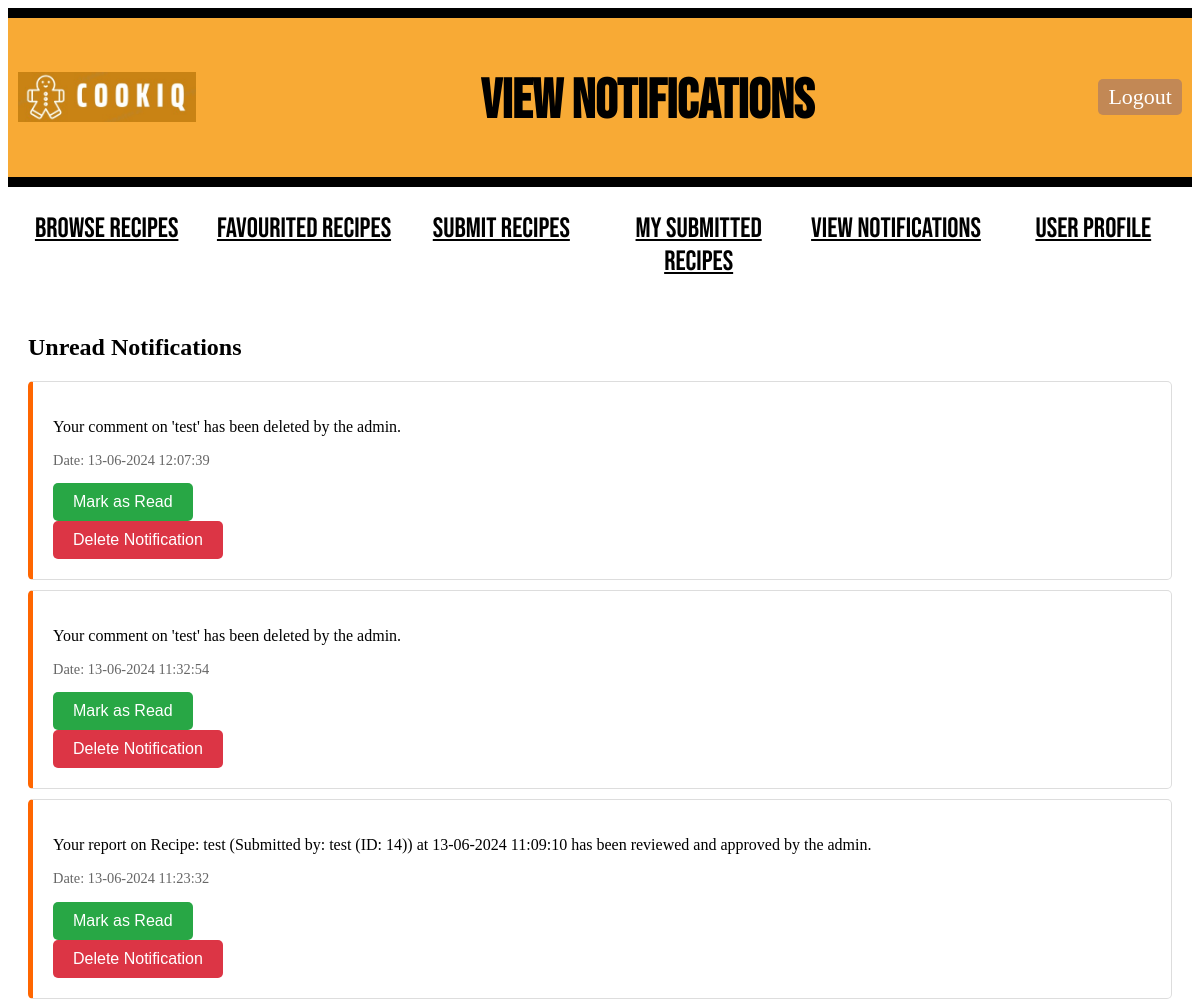
The app's page /user/1/notifications (signed in, upper part), older data.
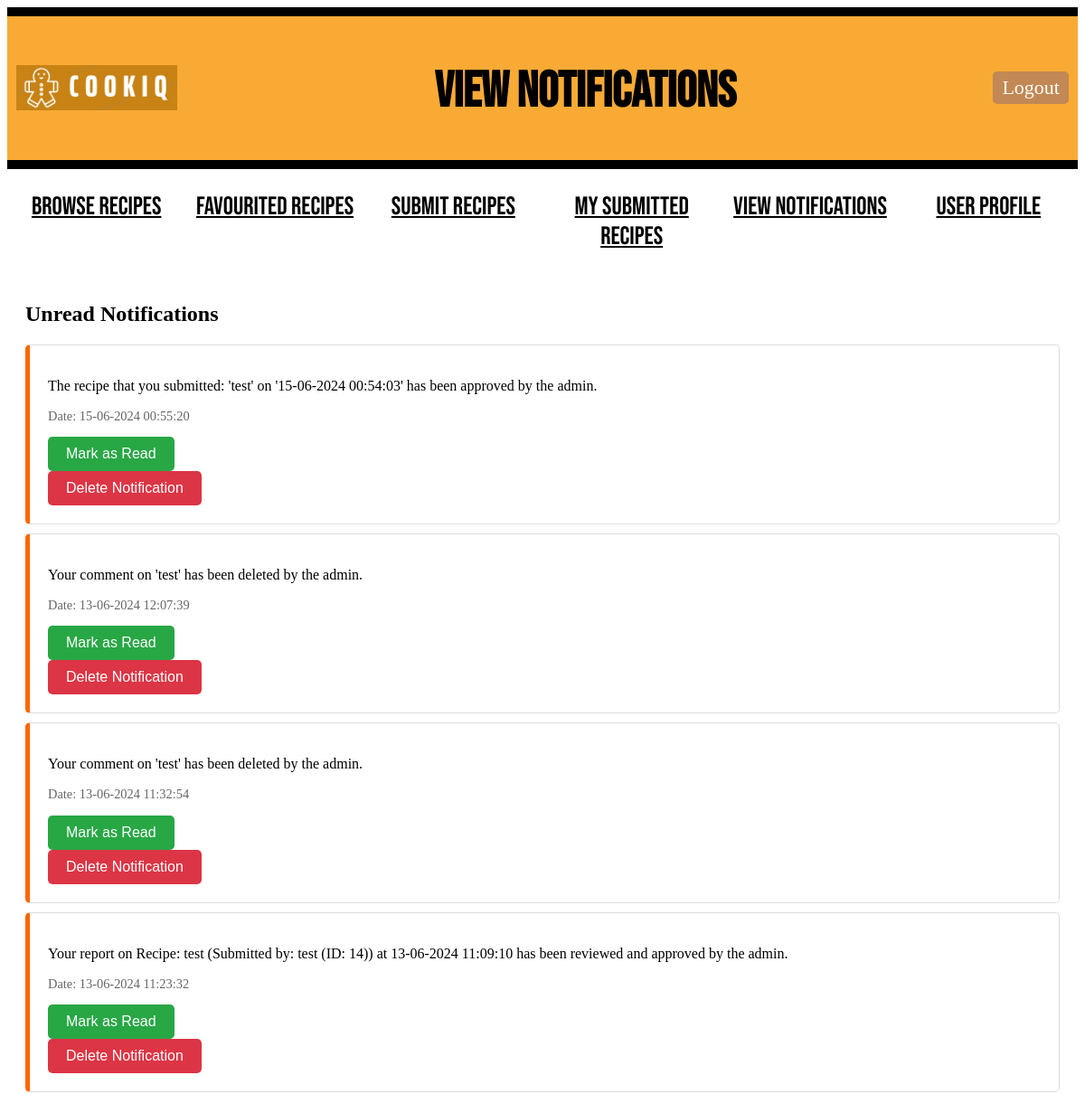
The same page, newer data.
### models.py (models this page shows)
class Notification(db.Model):
    id = db.Column(db.Integer, primary_key=True)
    user_id = db.Column(db.Integer, db.ForeignKey('user.id', name='fk_notification_user'), nullable=False)
    message = db.Column(db.String(255), nullable=False)
    timestamp = db.Column(db.DateTime(timezone=True), default=lambda: datetime.now(timezone('Asia/Kuala_Lumpur')))
    read = db.Column(db.Boolean, default=False)
    user = db.relationship('User', back_populates='notifications', overlaps="notifications,user_notifications")

### main.py (the view)
@app.route('/user/<int:user_id>/notifications')
def view_notifications(user_id):
    if "user_id" not in session or session["user_id"] != user_id:
        return redirect(url_for("login"))
    user = User.query.get_or_404(user_id)
    unread_notifications = Notification.query.filter_by(user_id=user_id, read=False).order_by(Notification.timestamp.desc()).all()
    read_notifications = Notification.query.filter_by(user_id=user_id, read=True).order_by(Notification.timestamp.desc()).all()
    return render_template('notifications.html', user=user, unread_notifications=unread_notifications, read_notifications=read_notifications)

### templates/notifications.html (shortened to what this page needs)
<!DOCTYPE html>
<html>
<head>
    <link rel="stylesheet" type="text/css" href="{{ url_for('static', filename='style.css') }}">
</head>
<body>
    <div class="header">
        <div class="logo-container">
            <img style="height: 50px; padding-bottom: 30px;" src="{{ url_for('static', filename='Logo_CookiQ.jpeg') }}" alt="Logo_CookiQ">
        </div>
        <h1 class="title">View Notifications</h1>
        <a href="{{ url_for('logout') }}" class="LogOutButton">Logout</a>
    </div>
    {% include '_flashes.html' %}
    <div class="classification">
        <ul>
            <li><a href="{{ url_for('browse_recipes', user_id=user.id) }}" class="nav-button">Browse Recipes</a></li>
            <li><a href="{{ url_for('favouritedrecipe', user_id=user.id) }}" class="nav-button">Favourited Recipes</a></li>
            <li><a href="{{ url_for('recipesubmission', user_id=user.id) }}" class="nav-button">Submit Recipes</a></li>
            <li><a href="{{ url_for('submitted_recipes', user_id=user.id) }}" class="nav-button">My Submitted Recipes</a></li>
            <li><a href="{{ url_for('view_notifications', user_id=user.id) }}" class="nav-button">View Notifications</a></li>
            <li><a href="{{ url_for('user_profile', user_id=user.id) }}" class="nav-button">User Profile</a></li>
        </ul>
    </div>
    <div class="notifications-container">
        <h2>Unread Notifications</h2>
        <ul class="notification-list">
            {% for notification in unread_notifications %}
            <li class="notification-item unread">
                <p>{{ notification.message }}</p>
                <p class="timestamp">Date: {{ notification.timestamp.strftime('%d-%m-%Y %H:%M:%S') }}</p>
                <div class="notification-actions">
                    <form action="{{ url_for('mark_notification_as_read', notification_id=notification.id, user_id=user.id) }}" method="POST">
                        <button type="submit" class="btn-mark-read">Mark as Read</button>
                    </form>
                    <form action="{{ url_for('delete_notification', user_id=user.id, notification_id=notification.id) }}" method="POST">
                        <button type="submit" class="btn-delete-notif" onclick="return confirm('Are you sure you want to delete this notification?')">Delete Notification</button>
                    </form>
                </div>
            </li>
            {% endfor %}
        </ul>
    </div>
</body>
</html>

### templates/_flashes.html (shortened to what this page needs)
<link rel="stylesheet" type="text/css" href="{{ url_for('static', filename='style.css') }}">

### static/style.css (style rules this page uses)
.header { display: flex; align-items: center; justify-content: space-between; background-color: #f8aa35; border-top: 10px solid #000; border-bottom: 10px solid #000; margin-bottom: 20px; padding: 5px 10px; }
.logo-container { display: flex; align-items: center; margin-top: 30px; }
.title { font-family: 'Bebas Neue', sans-serif; font-size: 55px; color: rgb(0, 0, 0); margin-top: 45px; }
.nav-button { border: none; color: rgb(0, 0, 0); }
.MainButton, .HomeButton, .LogOutButton { padding: 5px 10px; border-radius: 5px; background-color: #c28855; color: #fff; font-size: 22px; font-weight: 300; cursor: pointer; text-decoration: none; left: 20px; }
.classification ul { text-align: center; display: flex; padding-top: 5px; padding-left: 0px; }
.classification li { font-family: 'Bebas Neue', sans-serif; font-size: 28px; font-weight: 300; text-transform: uppercase; display: inline-block; width: 100%; }
.notifications-container { padding: 20px; }
.notification-list { list-style-type: none; padding: 0; }
.notification-item { background-color: white; margin: 10px 0; padding: 20px; border: 1px solid #ddd; border-radius: 5px; transition: box-shadow 0.3s; }
.notification-item.unread { border-left: 5px solid #ff6600; }
.timestamp { font-size: 0.9em; color: #666; }
.notification-actions { margin-top: 10px; }
.btn-mark-read, .btn-mark-unread, .btn-delete-notif { border: none; padding: 10px 20px; cursor: pointer; font-size: 1em; border-radius: 5px; transition: background-color 0.3s; }
.btn-mark-read { background-color: #28a745; color: white; }
.btn-delete-notif { background-color: #dc3545; color: white; }

Row changes from the older to the newer data that the page shows:
added Notification: message "The recipe that you submitted: 'test' on '15-06-2024 00:54:03' has been approved by the admin.", timestamp "15-06-2024 00:55:20"
